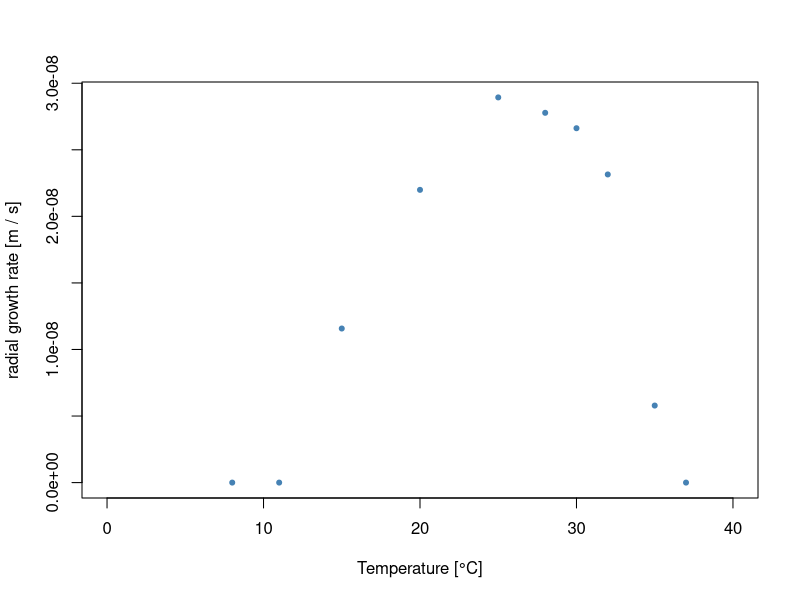
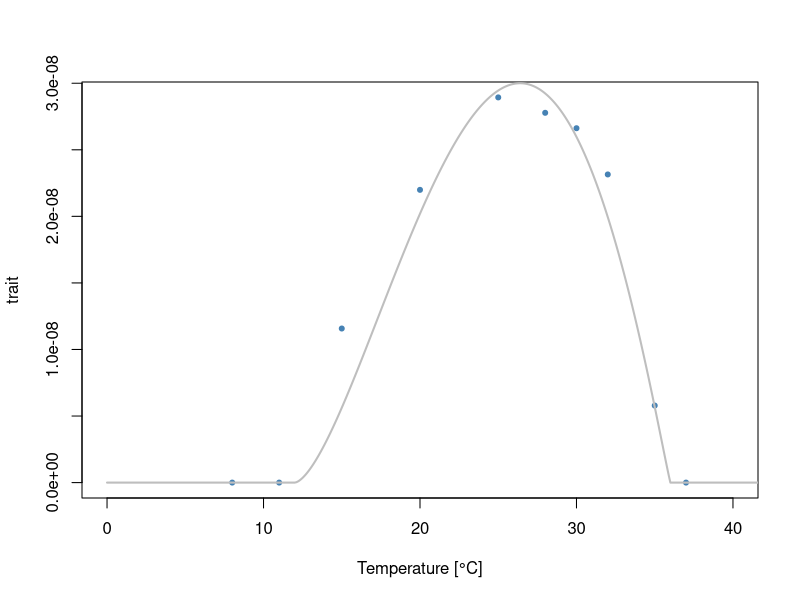
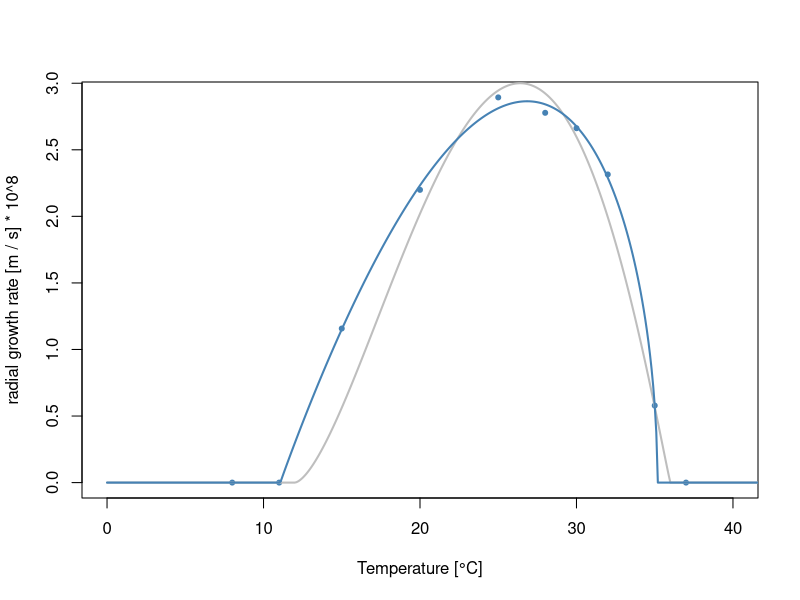

These figures' R source, in order: (Note: a time limit stopped this script after it produced the figures.)
## ---- chunk 1
data <- read.csv('TPC_data_examples.csv') # From Kontopoulos et al.
data <- subset(data, data$id == 39697) # Subset Ouedraogo et al dataset.

plot(data$temperature, data$trait_value, xlim=c(0, 40),
     xlab='Temperature [°C]', ylab='radial growth rate [m / s]',
     pch=20, col='steelblue')
## ---- chunk 2

# FlexTPC model for thermal performance curves.
# (parametrized with alpha/beta)
flexTPC <- function(temp, Tmin, Tmax, rmax, alpha, beta) {
  s <- alpha * (1 - alpha) / beta^2
  result <- rep(0, length(temp))
  Tidx = (temp > Tmin) & (temp < Tmax)
  result[Tidx] <- rmax * exp(s * (alpha * log( (temp[Tidx] - Tmin) / alpha) 
                  + (1 - alpha) * log( (Tmax - temp[Tidx]) / (1 - alpha)) 
                  - log(Tmax - Tmin)) ) 
  return(result)
}

# Returns a function that calculates the squared error between data and a flexTPC curve.
get_sq_err_fn <- function(temp, y, lower.bounds, upper.bounds) {
  # temp: Vector of measured temperature values.
  # y: Vector of measured performance values.
  # lower_bounds, upper_bounds: Lower and upper bounds for the parameters.
  
  f <- function(par) {
    # Return infinity (worst possible error) if parameters are outside of chosen
    # upper and lower bounds.
    if((sum(par < lower.bounds) + sum(par > upper.bounds)) > 0) {
      return(Inf)    
    } else {
      # Otherwise return squared difference between data and flexTPC curve.
      return(sum((y - flexTPC(temp, par[1], par[2], par[3], par[4], par[5]))^2))
  }
  }
  return(f) 
}
## ---- chunk 3
temp <- seq(0, 45, 0.1)

plot(data$temperature, data$trait_value, xlim=c(0, 40), 
     xlab='Temperature [°C]', ylab='trait',
     pch=20, col='steelblue')
lines(temp, flexTPC(temp, Tmin=12, Tmax=36, rmax=3e-8, alpha=0.6,
                    beta=0.3),
     col='gray', lwd=2)

## ---- chunk 4
temp <- data$temperature
y <- data$trait_value * 10^8 # Convert units of the trait value data so they are close to unit scale.

init.par <- c(12, 36, 3, 0.6, 0.3)
names(init.par) <- c("Tmin", "Tmax", "rmax", "alpha", "beta")


# Lower and upper bounds for the parameters.
lower.bounds <- c(0, 30, 0, 0.1, 0.1)
upper.bounds <- c(15, 45, 10, 0.9, 0.7)


f <- get_sq_err_fn(temp, y, lower.bounds, upper.bounds) # Get error function with the chosen bounds of the parameters.
fit <- optim(init.par, f, control=list(maxit=10000))
## ---- chunk 5
fit$par
## ---- chunk 6
temp <- seq(0, 45, 0.1)

plot(data$temperature, y, xlim=c(0, 40), #ylim=c(0, 150),
     xlab='Temperature [°C]', ylab='radial growth rate [m / s] * 10^8',
     pch=20, col='steelblue')
lines(temp, flexTPC(temp, Tmin=12, Tmax=36, rmax=3, alpha=0.6,
                    beta=0.3),
     col='gray', lwd=2)
lines(temp, flexTPC(temp, Tmin=fit$par[1], Tmax=fit$par[2], rmax=fit$par[3], alpha=fit$par[4], beta=fit$par[5]),
     col='steelblue', lwd=2)
## ---- chunk 7
Topt <- fit$par['alpha'] * fit$par['Tmax'] + (1.0 - fit$par['alpha']) * fit$par['Tmin']
names(Topt) <- 'Topt'
Topt
## ---- chunk 8
B <- fit$par['beta'] * (fit$par['Tmax'] - fit$par['Tmin'])
names(B) <- 'B'
B
## ---- chunk 9
## f1 and f2 are auxiliary functions used by our algorithm.
f1 <- function(tau, wref, alpha, s) {
  logf1 <- log(alpha) + (1 / (alpha * s) ) * log(wref) + ((1 - alpha) / alpha) * (log(1 - alpha) - log(1 - tau))
  return(exp(logf1))
}

f2 <- function(tau, wref, alpha, s) {
  B <- log(1 - alpha) + (1 / ((1 - alpha) * s) ) * log(wref) + (alpha / (1 - alpha)) * (log(alpha) - log(tau))
  return(1 - exp(B))
}

flexTPC_nd_roots <- function(wref, alpha, beta, tol=1e-6) {
  ## Implements fixed point algorithm to find nondimensional temperatures tau1, 
  ## tau2 corresponding to a specific wref in a flexTPC model.
  ## tol: Error tolerance for tau1, tau2 (nondimensional temperatures where
  ## performance is wref).
  ## alpha, beta: Parameters for flexTPC curve.

  s <- alpha * (1 - alpha) / beta^2
  tau1 <- alpha / 2
  tau2 <- alpha + (1 - alpha) / 2
  err <- Inf
  while(err > tol) {
    new_tau1 <- f1(tau1, wref, alpha, s)
    new_tau2 <- f2(tau2, wref, alpha, s)
    err <- pmax(abs(tau1 - new_tau1), abs(tau2 - new_tau2))
    tau1 <- new_tau1
    tau2 <- new_tau2
  }
  return(c(tau1, tau2))
}

flexTPC_roots <- function(wref, Tmin, Tmax, alpha, beta, tol=1e-6) {
  ## Finds (dimensional) temperatures T1, T2 corresponding to a specific wref
  ## in a flexTPC model.
  ## Does this by finding nondimensional temperatures and converting them to
  ## dimensional temperatures.
  ## tol: Error tolerance for tau1, tau2 (nondimensional temperatures where performance is wref).
  ## alpha, beta: Parameters for flexTPC curve.
  nd_roots <- flexTPC_nd_roots(wref, alpha, beta, tol=tol)
  return(Tmin + nd_roots*(Tmax - Tmin))
}

## ---- chunk 10
halfmax_temps <- flexTPC_roots(0.5, # wref
                               fit$par[1], # Tmin
                               fit$par[2], # Tmax
                               fit$par[4], # alpha
                               fit$par[5]) # beta
names(halfmax_temps) <- c('Thm1','Thm2')

halfmax_breadth <- halfmax_temps[2] - halfmax_temps[1]
names(halfmax_breadth) <- 'hm_breadth'

halfmax_temps
halfmax_breadth
## ---- chunk 11
## Performs a nonparametric boostrap to get confidence intervals of model parameters.

set.seed(42) # Set seed for reproducibility

# Number of bootstrap samples
# Note: You can make this small for testing (so the code runs faster), but
# should be at least 10000 for real applications.
N <- 10000

# Matrix to store bootstrap results
bts_samples <- matrix(nrow=N, ncol=9)

temp <- data$temperature

# Change scale of trait values to be close to unit scale to help optimization.
y <- data$trait_value * 10^8 
n.obs <- length(temp)

init.par <- c(12, 36, 3, 0.6, 0.3)
lower.bounds <- c(0, 30, 0, 0.1, 0.1)
upper.bounds <- c(15, 45, 10, 0.9, 0.7)

for(i in 1:N) {
    # Sample observations with replacement
    sample.idx <- sample(1:n.obs, n.obs, replace=TRUE)
    
    # Get function to calculate error from current bootstrap sample.
    f <- get_sq_err_fn(temp[sample.idx], y[sample.idx], lower.bounds, upper.bounds)
    
    # Fit flexTPC curve to current bootstrap sample.
    sample.fit <- optim(init.par, f, control=list(maxit=100000))

    # Store estimated flexTPC parameters for current boostrap sample.
    bts_samples[i, 1:5] <- sample.fit$par
}
## ---- chunk 12
colnames(bts_samples) <-  c('Tmin', 'Tmax', 'rmax', 'alpha', 'beta',
'Topt', 'B', 'Thm1', 'Thm2')

# Calculate Topt and B from equations.
bts_samples[, 'Topt'] <- (bts_samples[, 'alpha'] * bts_samples[, 'Tmax'] 
                       + (1 - bts_samples[, 'alpha']) * bts_samples[, 'Tmin'])
bts_samples[, 'B'] <- bts_samples[, 'beta'] * (bts_samples[, 'Tmax'] - bts_samples[, 'Tmin'])

# Calculate half-max temperatures numerically for all bootstrap samples.
hm_temps_samples <- apply(bts_samples[, 1:5], 1, function(x) flexTPC_roots(0.5, x[['Tmin']], x[['Tmax']], x[['alpha']], x[['beta']], tol=1e-6))

#apply(hm_temps_samples, 1, quantile, c(0.025, 0.975))

bts_samples[, c('Thm1', 'Thm2')] <- t(hm_temps_samples)

# Find 95% confidence intervals.
ci <- apply(bts_samples, 2, quantile, c(0.025, 0.975))
t(ci)
